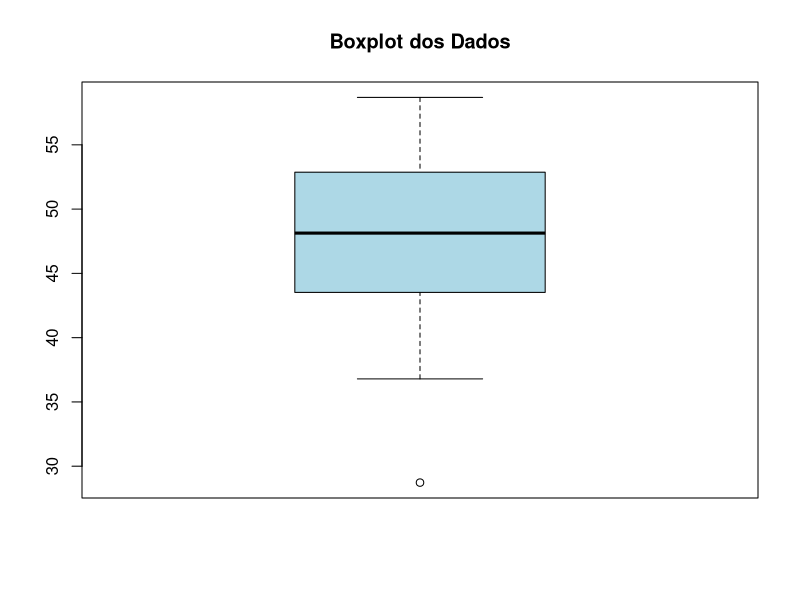

Write the R code that produced this figure.
#dados
dados <- rnorm(15, mean = 50, sd = 10)
print(dados)
#estatistica
print(summary(dados))
#boxplot
boxplot(dados, main = "Boxplot dos Dados", col = "lightblue")
